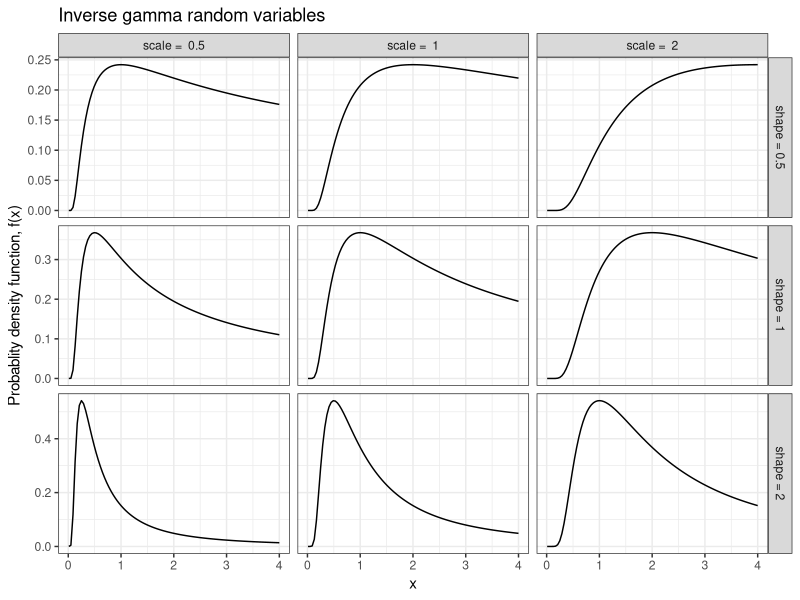

The R script that drew this image:
## ----libraries, message=FALSE, warning=FALSE, cache=FALSE---------------------------
library("tidyverse")
library("MCMCpack")
pinvgamma <- function(x, shape, scale = 1) {
  exp(lgamma(shape, scale/x)-lgamma(shape))
}


## ----set_seed, echo=FALSE-----------------------------------------------------------
set.seed(20200915)


## -----------------------------------------------------------------------------------
d <- expand.grid(shape = c(0.5,1,2),
                 scale = c(0.5,1,2), 
                 x = seq(0.01, 4, length = 101)) %>%
  dplyr::mutate(pdf = dgamma(1/x, shape = shape, rate = scale)/x,
                # cdf = pinvgamma(x, shape = shape, scale = scale),
                shapescale = paste0(shape, scale),
                shape = paste("shape =", shape),
                scale  = paste("scale = ", scale))

ggplot(d, aes(x=x, y = pdf)) +
  geom_line() + 
  labs(y = "Probablity density function, f(x)",
       title = "Inverse gamma random variables") +
  facet_grid(shape~scale, scales = "free_y") + 
  theme_bw()
